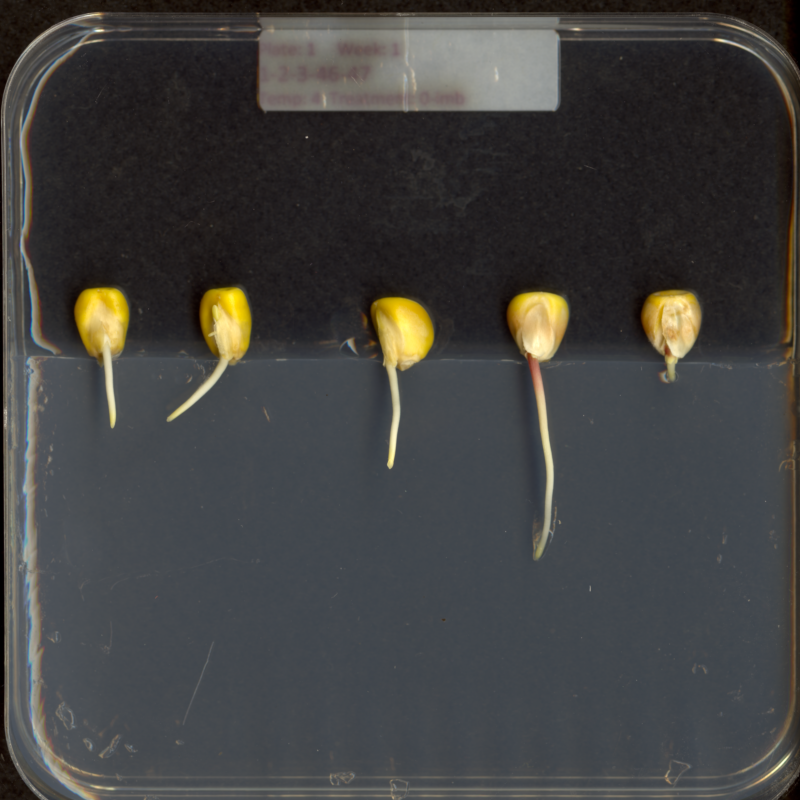
#> input picture data/maize-seedlings.tif, 800 x 800 px
$ jupyter execute --allow-errors '3-Drawing Tools.ipynb'   (shell and % lines are left out)
#> lines starting #> are read from the running program, lines starting #| are printed output that depends on the picture; after the words box and inside, x2 and y2 are one past the last pixel; in counts of white or black regions, pixels touching at a corner belong together
## Drawing Tools

Often we want to only analyse a specific portion of a picture. This can be done in two ways. One is by cropping the image as shown in notebook 2. The second way is by drawing over the image to highlight only those portions that are required. The second way basically helps retain the original size of the image.

[cell 1]
#import libraries
import skimage
import skimage.io as skio
import numpy as np
import matplotlib.pyplot as plt

[cell 2]
# Create a "MASK" that represents pixel in a image we want to manipulate

image = skio.imread("data/maize-seedlings.tif")
#> image is the input picture: shape (800, 800, 3); mean R, G, B 66.1, 65.7, 64.6
plt.subplots()
plt.imshow(image)

We will create a Mask that tells us that certain pixels are not really required for our analysis and we don't want to consider it in our image. For example in this image, we don't need the black part or the container or even the seeds, so we are going to create a mask for it.

[cell 3]
#create a mask
mask = np.ones(shape=image.shape[0:2], dtype="bool")

[cell 4]
mask

We will use scikit image functions to convert some of these True values to False values.

[cell 5]
import skimage.draw

[cell 6]
rr, cc = skimage.draw.rectangle(start=(357,44), end=(740, 720))

[cell 7]
print(rr)
print(cc)

sk draw functions gives gigantic lists of coordinates of pixels that are relevant for drawing. They don't really know what they are for. They are just coordinate points.

[cell 8]
mask[rr,cc] = False # we are essentialy just drawing a rectangle that is black on a background that is white!

[cell 9]
plt.subplots()
plt.imshow(mask, cmap="gray")
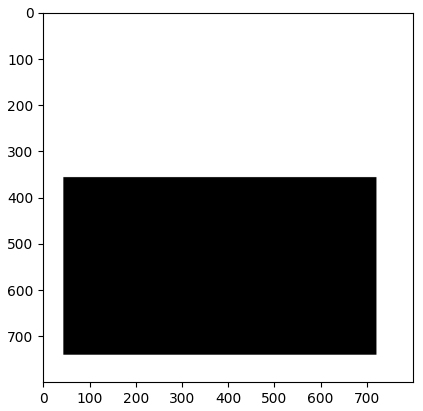
#> figure drawn by matplotlib, 1 panel

[cell 10]
image[mask] = [255,0,0]
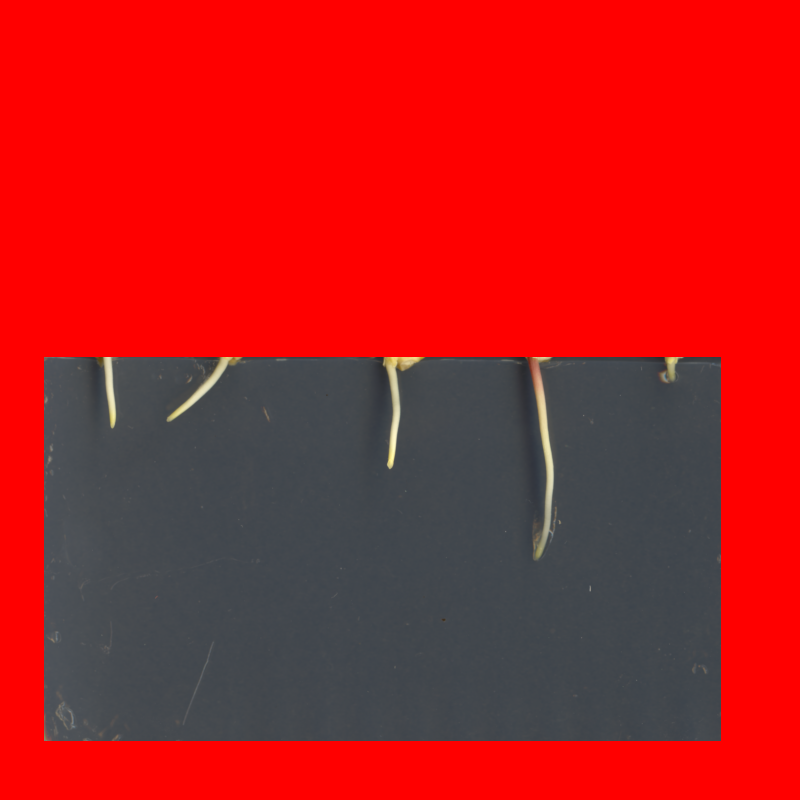
#> image: shape (800, 800, 3); mean R, G, B 179.8, 30.2, 31.9

[cell 11]
plt.subplots()
plt.imshow(image)

#> (a cell that did not finish here is left out)

[cell 13]
image = np.zeros(shape=(600,800,3), dtype="uint8") # represent each of the numbers as bytes

[cell 14]
plt.subplots()
plt.imshow(image)

[cell 15]
rr, cc = skimage.draw.disk((300,400),50)

[cell 16]
image[rr,cc] = 255

[cell 17]
plt.subplots()
plt.imshow(image)
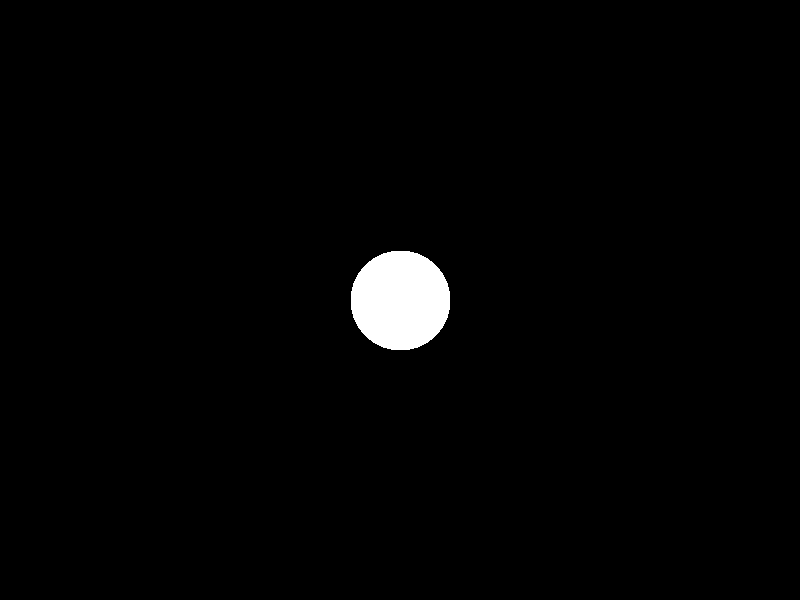
#> shown: shape (600, 800, 3); 1.6% white; 1 white region, box (x1, y1, x2, y2) and area: (351, 251, 450, 350) 7825

#### Masking a 96 well plate image

We are interested in the colours of the solutions in each of the wells. We do not care about the colour of the rest of the image, i.e., the plastic that makes up the well plate itself. The task is to write some code that will produce a mask that will mask out everything except for the wells.

[cell 18]
'''
1. Use a loop to load the well centers from the centers.txt file into a list of (y,x) tuples
2. Create a blank B/W mask image which is the same size as the photograph and set the values to white (True)
3. Use a loop to go over each well in the list and draw a circle with the center and the radius. Make the circles black (False)
4. Use the mask to set all of the relevant pixels in the image to black ([0,0,0])
'''
image = skio.imread("data/wellplate-01.jpg")
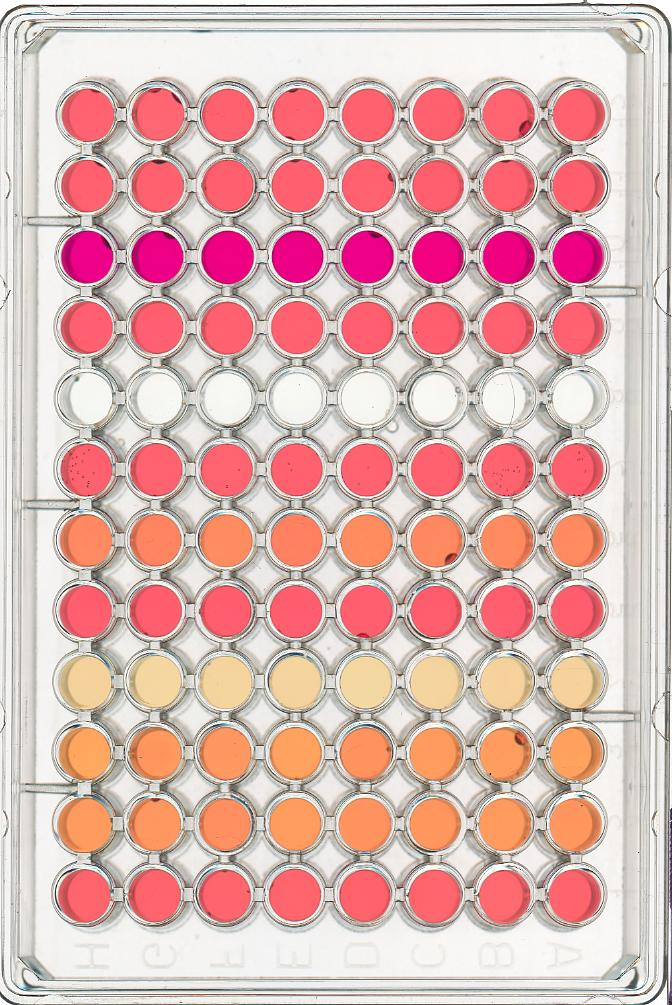
#> input picture data/wellplate-01.jpg, 672 x 1005 px
#> image is the input picture: shape (1005, 672, 3); mean R, G, B 220.1, 181, 177.8
plt.subplots()
plt.imshow(image)

[cell 19]
# read the text file
with open('data/centers.txt', 'r') as file:
#> (reads data/centers.txt from the repository)
    input_lines = [line.strip().split(' ') for line in file]

[cell 20]
# convert the centers to int and store in a list
center_list = []
for center in input_lines:
    center = list(map(int, center))
    center_list.append(center)

[cell 21]
center_list

[cell 22]
#create a mask
mask = np.ones(shape=image.shape[0:2], dtype="bool")

[cell 23]
# plot the mask
plt.subplots()
plt.imshow(mask, cmap="gray")
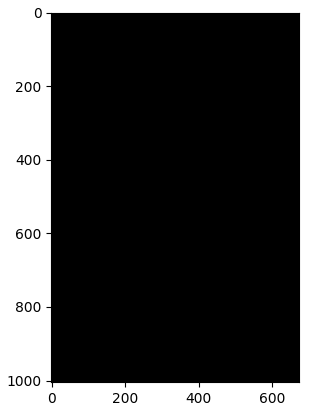
#> figure drawn by matplotlib, 1 panel

[cell 24]
# Draw a circle on the mask for each well
for i in center_list:
    y = i[1]
    x = i[0]
    rr, cc = skimage.draw.disk((y,x), 16)
    mask[rr,cc] = False

[cell 25]
# Plot the circles on the mask
plt.subplots()
plt.imshow(mask, cmap = "gray")
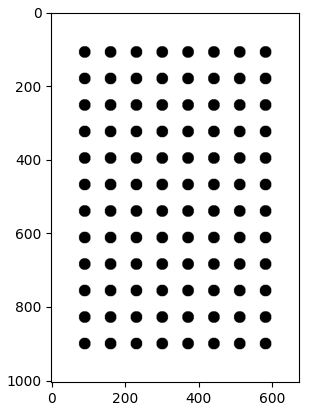
#> figure drawn by matplotlib, 1 panel

[cell 26]
# Plot the image with the mask set to all relevant pixels
image[mask] = 0
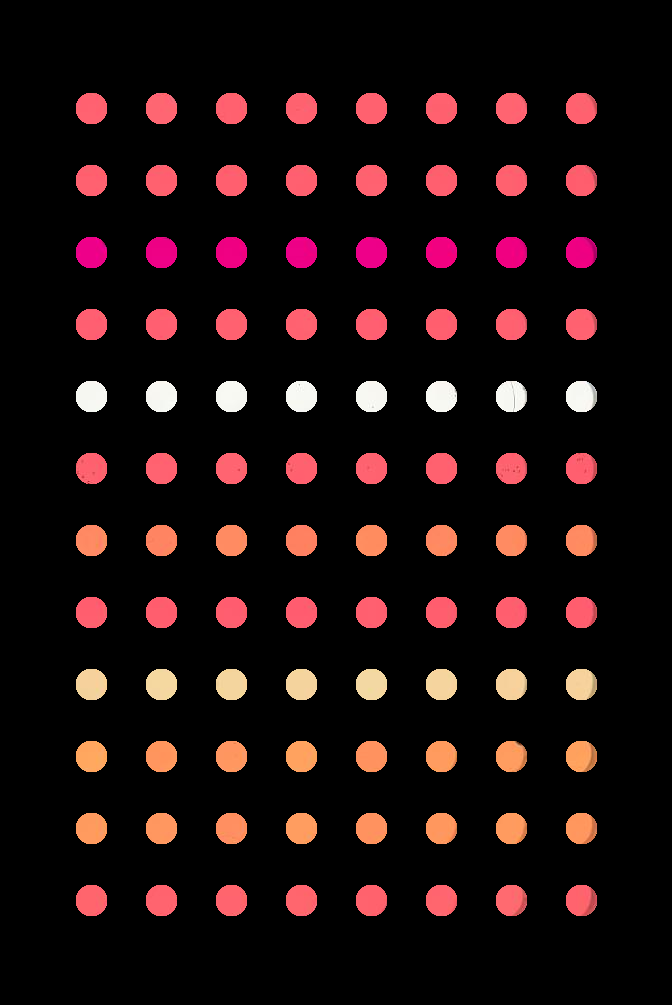
#> image: shape (1005, 672, 3); mean R, G, B 28.2, 13.9, 13.9
plt.subplots()
plt.imshow(image, cmap = "gray")
